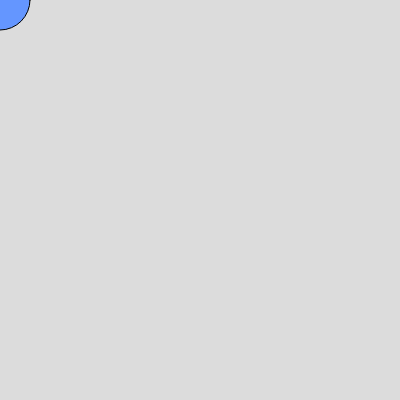
Frame 1 (no input)
Frame 60 (no input): identical to frame 1, image omitted
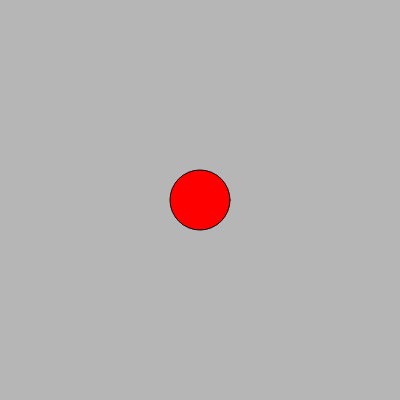
Frame 120 (the mouse pressed at the canvas centre since frame 60)

The p5.js sketch that drew these frames (run headless with seeded random() and noise() and a simulated clock; from frame 60 on, the mouse is pressed at the canvas centre):

// p5.js sketch
// ── sketch.js
// Lektion 4: Interaktion
// Auf Maus und Tastatur reagieren.

let hintergrund = 220; // aktuelle Hintergrundfarbe (Grauwert)

function setup() {
  createCanvas(400, 400);
}

function draw() {
  background(hintergrund);

  // mouseX / mouseY: aktuelle Mausposition
  // mouseIsPressed: true, solange eine Maustaste gedrueckt ist
  if (mouseIsPressed) {
    fill(255, 0, 0); // gedrueckt -> rot
  } else {
    fill(100, 150, 255); // nicht gedrueckt -> blau
  }

  circle(mouseX, mouseY, 60); // Kreis folgt der Maus
}

// mousePressed() wird einmal aufgerufen, wenn man klickt.
function mousePressed() {
  // Hintergrund bei jedem Klick zufaellig aendern.
  hintergrund = random(255);
}

// keyPressed() wird einmal aufgerufen, wenn man eine Taste drueckt.
function keyPressed() {
  // Leertaste setzt den Hintergrund wieder zurueck.
  if (key === ' ') {
    hintergrund = 220;
  }
}
